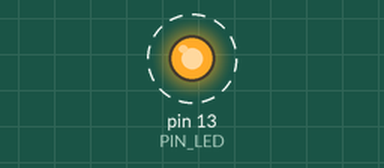
Recording of a sketch running on a simulated Arduino Uno, built with avr-gcc and run on an emulated ATmega328P. Shown: output pins drawn as LEDs (lit = HIGH). Dashed ring = blinking.

Above: at 0.15 s.
Timing chart, 0 to 3.0 s (numbered marks = the images above):
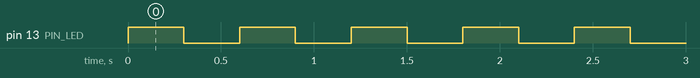

The sketch:

led_pisca.ino
```cpp
// C++ code
// Led que pisca

#define PIN_LED 13

void setup()
{
	pinMode(PIN_LED, OUTPUT);
}
void loop ()
{
 digitalWrite(PIN_LED, HIGH);
  delay(300);
  digitalWrite(PIN_LED, LOW);
  delay(300);
}
```

Measured:
- by itself, pin 13 (PIN_LED): alternates HIGH for 0.30 s and LOW for 0.30 s
